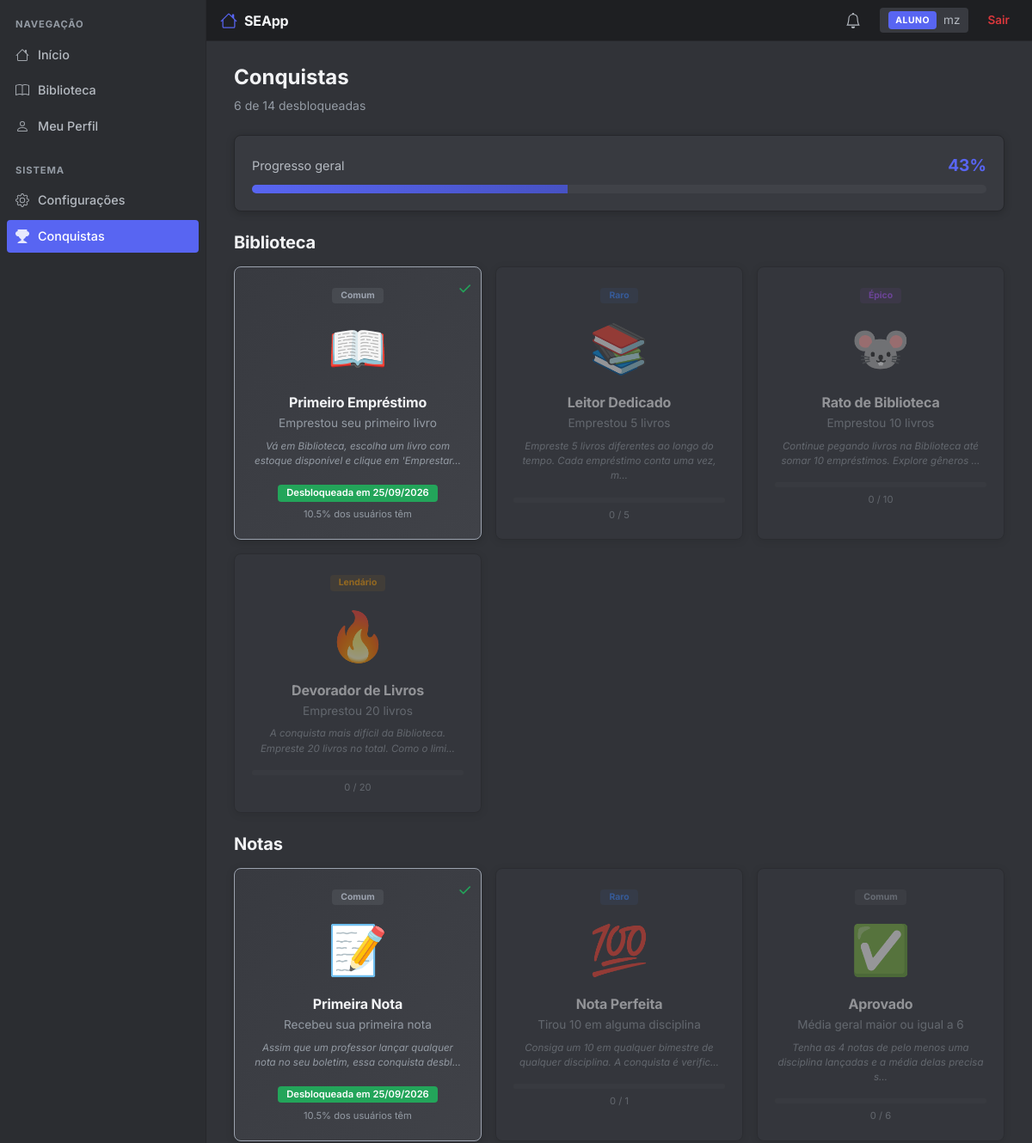
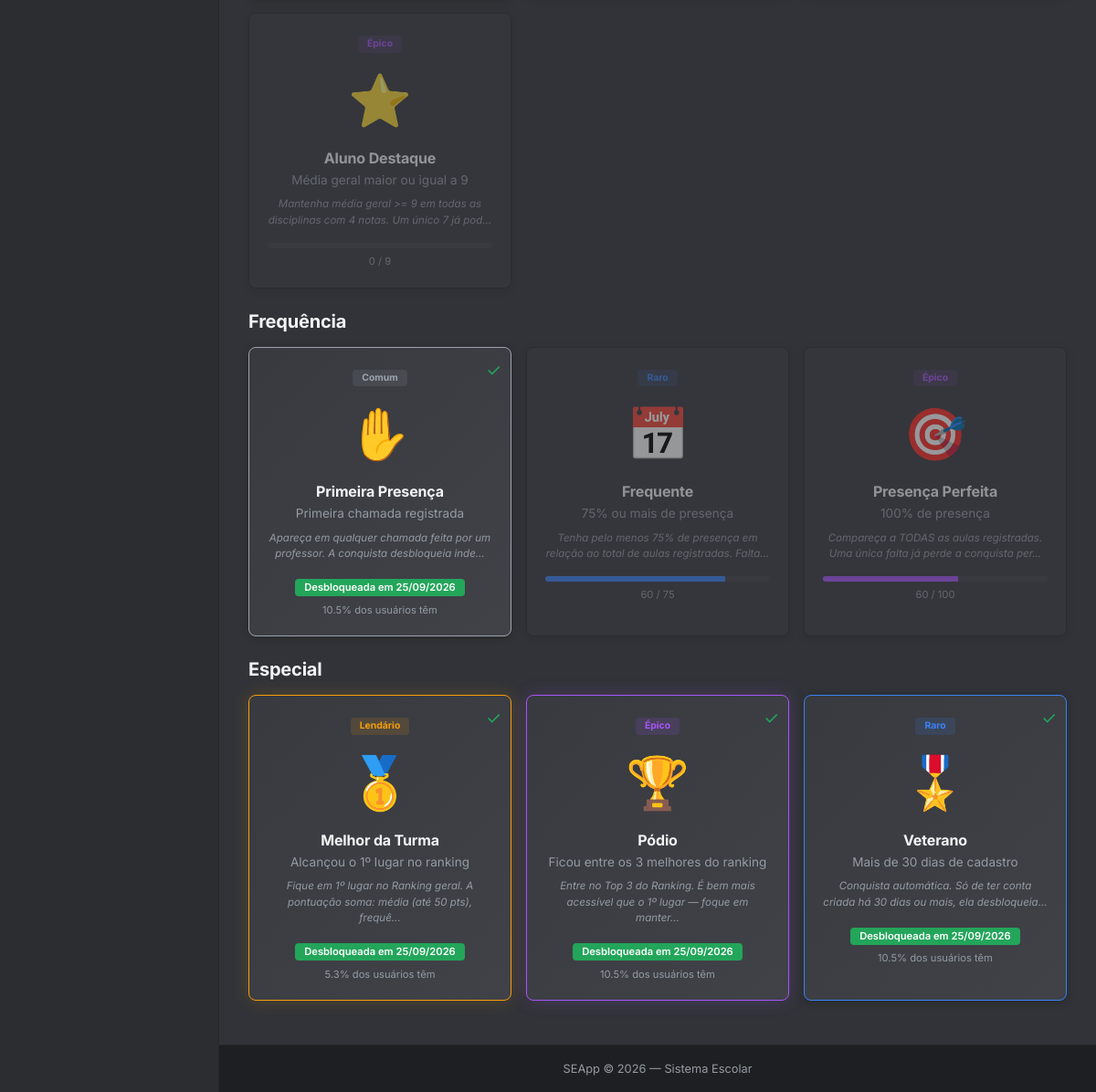
Page /conquistas (signed in) on the committed database (2 pictures, top to bottom).
### app/models/conquista.py (models this page shows, shortened)
class Conquista(db.Model):
    __tablename__ = 'conquistas'
    id = db.Column(db.Integer, primary_key=True)
    usuario_id = db.Column(db.Integer, db.ForeignKey('usuarios.id'), nullable=False)
    codigo = db.Column(db.String(50), nullable=False)
    desbloqueada_em = db.Column(db.DateTime, default=datetime.utcnow)
    usuario = db.relationship('Usuario', backref='conquistas', lazy=True)

### app/routes/conquistas.py (the view)
@conquistas_bp.route("/conquistas")
def index():
    if 'usuario_id' not in session:
        return redirect(url_for('auth.login'))
    usuario_id = session.get('usuario_id')
    tipo = get_usuario_tipo(usuario_id)
    if tipo not in ("aluno", "professor"):
        flash("Conquistas disponíveis apenas para alunos e professores.", "warning")
        return redirect(url_for('dashboard.index'))
    verificar_conquistas(usuario_id)
    aluno = Aluno.query.filter_by(usuario_id=usuario_id).first() if tipo == "aluno" else None
    professor = Professor.query.filter_by(usuario_id=usuario_id).first() if tipo == "professor" else None
    minhas = Conquista.query.filter_by(usuario_id=usuario_id).all()
    codigos_desbloqueados = {c.codigo: c.desbloqueada_em for c in minhas}
    total_usuarios = Usuario.query.count() or 1
    conquistas_do_publico = get_publico_conquistas(usuario_id)
    lista = []
    for codigo, info in conquistas_do_publico.items():
        desbloqueada = codigo in codigos_desbloqueados
        if info.get("secreta") and not desbloqueada:
            continue
        atual, meta = (0, info["meta"])
        if aluno:
            atual, meta = calcular_progresso_aluno(aluno, codigo)
        elif professor:
            atual, meta = calcular_progresso_professor(professor, codigo)
        qtd_tem = Conquista.query.filter_by(codigo=codigo).count()
        percentual_tem = round((qtd_tem / total_usuarios) * 100, 1)
        lista.append({
            "codigo": codigo,
            "nome": info["nome"],
            "descricao": info["descricao"],
            "detalhamento": info.get("detalhamento", ""),
            "icone": info["icone"],
            "categoria": info["categoria"],
            "raridade": info.get("raridade", "comum"),
            "raridade_info": RARIDADES.get(info.get("raridade", "comum"), RARIDADES["comum"]),
            "desbloqueada": desbloqueada,
            "data": codigos_desbloqueados.get(codigo),
            "progresso_atual": atual,
            "progresso_meta": meta,
            "progresso_percentual": round((atual / meta) * 100) if meta > 0 else 0,
            "percentual_usuarios": percentual_tem,
            "qtd_usuarios": qtd_tem,
        })
    categorias = {}
    for c in lista:
        categorias.setdefault(c["categoria"], []).append(c)
    total = len(lista)
    desbloqueadas = len([c for c in lista if c["desbloqueada"]])
    percentual = round((desbloqueadas / total) * 100) if total > 0 else 0
    return render_template(
        "conquistas/index.html",
        categorias=categorias,
        total=total,
        desbloqueadas=desbloqueadas,
        percentual=percentual,
        tipo=tipo,
    )

### app/routes/conquistas.py (called while the page is built)
def get_usuario_tipo(usuario_id):
    usuario = Usuario.query.get(usuario_id)
    if not usuario:
        return None
    if usuario.tipo == "professor":
        return "professor"
    if usuario.tipo == "aluno":
        return "aluno"
    return None

def get_publico_conquistas(usuario_id):
    tipo = get_usuario_tipo(usuario_id)
    if tipo == "professor":
        return get_conquistas_por_publico("professor")
    return get_conquistas_por_publico("aluno")

def desbloquear(usuario_id, codigo):
    if codigo not in CONQUISTAS:
        return False
    existente = Conquista.query.filter_by(usuario_id=usuario_id, codigo=codigo).first()
    if existente:
        return False
    nova = Conquista(usuario_id=usuario_id, codigo=codigo)
    db.session.add(nova)
    return True

def _aluno_contar_livros(aluno):
    if not aluno or not aluno.usuario:
        return 0
    return Livro.query.filter(
        Livro.emprestado_para.isnot(None),
        db.func.lower(Livro.emprestado_para) == (aluno.usuario.nome or "").lower()
    ).count()

def _aluno_media_geral(aluno):
    if not aluno or not aluno.notas:
        return 0
    notas = json.loads(aluno.notas) if isinstance(aluno.notas, str) else aluno.notas
    disciplinas = set(n["disciplina"] for n in notas if n.get("disciplina"))
    medias = []
    for d in disciplinas:
        notas_d = [n["nota"] for n in notas if n.get("disciplina") == d]
        if len(notas_d) == 4:
            medias.append(sum(notas_d) / 4)
    return round(sum(medias) / len(medias), 2) if medias else 0

def _aluno_percentual_presenca(aluno):
    if not aluno:
        return 0
    freq = Frequencia.query.filter_by(aluno_id=aluno.id).all()
    total = len(freq)
    if total == 0:
        return 0
    presentes = len([f for f in freq if f.status == "presente"])
    return round((presentes / total) * 100, 1)

def _aluno_posicao_ranking(aluno):
    todos = Aluno.query.all()
    ranking = [(a.id, calcular_pontos(a)) for a in todos]
    ranking = sorted(ranking, key=lambda x: x[1], reverse=True)
    return next((i for i, (aid, _) in enumerate(ranking, 1) if aid == aluno.id), 999)

def verificar_conquistas(usuario_id):
    tipo = get_usuario_tipo(usuario_id)
    if tipo == "aluno":
        return verificar_conquistas_aluno(usuario_id)
    if tipo == "professor":
        return verificar_conquistas_professor(usuario_id)
    return []

### app/utils_conquistas.py (called while the page is built)
def get_conquistas_por_publico(publico):
    return {k: v for k, v in CONQUISTAS.items() if v.get("publico") == publico}

### templates/conquistas/index.html (shortened to what this page needs)
{% extends 'base.html' %}
{% block content %}
<div class="page-title">Conquistas</div>
<div class="page-subtitle">{{ desbloqueadas }} de {{ total }} desbloqueadas</div>
<div class="card mb-4">
    <div class="card-body">
        <div class="d-flex justify-content-between align-items-center mb-2">
            <span style="color: var(--text-2); font-size: 0.9rem;">Progresso geral</span>
            <span style="color: var(--primary); font-weight: 700; font-size: 1.2rem;">{{ percentual }}%</span>
        </div>
        <div style="background: var(--surface-hover); border-radius: 10px; height: 10px; overflow: hidden;">
            <div style="width: {{ percentual }}%; height: 100%; background: linear-gradient(90deg, var(--primary), var(--primary-hover)); transition: width 0.5s;"></div>
        </div>
    </div>
</div>
{% for categoria, lista in categorias.items() %}
<div class="mb-4">
    <h5 class="fw-bold mb-3" style="color: var(--text);">{{ categoria }}</h5>
    <div class="row g-3">
        {% for c in lista %}
        <div class="col-md-6 col-lg-4">
            <a href="{{ url_for('conquistas.detalhe', codigo=c.codigo) }}" style="text-decoration: none;">
                <div class="card h-100" style="
                    {% if c.desbloqueada %}
                        border-color: {{ c.raridade_info.cor }} !important;
                        background: linear-gradient(135deg, var(--surface), var(--surface-hover));
                        {% if c.raridade_info.brilho %}
                            box-shadow: 0 0 20px {{ c.raridade_info.cor }}33;
                        {% endif %}
                    {% else %}
                        opacity: 0.5;
                    {% endif %}
                    transition: all 0.2s;
                ">
                    <div class="card-body text-center position-relative">
                        {% if c.desbloqueada %}
                        <div style="position: absolute; top: 10px; right: 10px; color: var(--success); font-size: 1.2rem;">✓</div>
                        {% endif %}
                        <span class="badge" style="background: {{ c.raridade_info.cor }}22; color: {{ c.raridade_info.cor }}; font-size: 0.65rem; font-weight: 700; margin-bottom: 10px;">
                            {{ c.raridade_info.label }}
                        </span>
                        <div style="font-size: 3.5rem; margin-bottom: 12px;">{{ c.icone }}</div>
                        <h6 class="fw-bold mb-1" style="color: var(--text);">{{ c.nome }}</h6>
                        <p class="mb-2" style="color: var(--text-3); font-size: 0.85rem;">{{ c.descricao }}</p>
                        {% if c.detalhamento %}
                        <p class="mb-3" style="color: var(--text-3); font-size: 0.72rem; font-style: italic;"
                           title="{{ c.detalhamento }}">
                            {{ c.detalhamento[:80] }}{% if c.detalhamento|length > 80 %}…{% endif %}
                        </p>
                        {% endif %}
                        {% if c.desbloqueada %}
                        <span class="badge bg-success" style="font-size: 0.7rem;">
                            Desbloqueada em {{ c.data.strftime('%d/%m/%Y') }}
                        </span>
                        <div style="color: var(--text-3); font-size: 0.7rem; margin-top: 6px;">
                            {{ c.percentual_usuarios }}% dos usuários têm
                        </div>
                        {% else %}
                        <div style="background: var(--surface-hover); border-radius: 10px; height: 6px; overflow: hidden; margin-bottom: 6px;">
                            <div style="width: {{ c.progresso_percentual }}%; height: 100%; background: {{ c.raridade_info.cor }}; transition: width 0.3s;"></div>
                        </div>
                        <div style="color: var(--text-3); font-size: 0.7rem;">
                            {{ c.progresso_atual }} / {{ c.progresso_meta }}
                        </div>
                        {% endif %}
                    </div>
                </div>
            </a>
        </div>
        {% endfor %}
    </div>
</div>
{% endfor %}
{% endblock %}

### static/css/style.css (style rules this page uses)
:root { --bg: #313338; --bg-sidebar: #2B2D31; --bg-nav: #1E1F22; --surface: #383A40; --surface-hover: #404248; --border: #26272B; --border-2: #4E5058; --text: #F2F3F5; --text-2: #B5BAC1; --text-3: #949BA4; --primary: #5865F2; --primary-hover: #4752C4; --success: #23A55A; --success-hover: #1E8F4C; --danger: #DA373C; --danger-hover: #A12828; --warning: #F0B232; --warning-hover: #D89E2A; --radius: 8px; --radius-sm: 4px; --shadow: 0 2px 10px rgba(0,0,0,0.2); --shadow-lg: 0 8px 24px rgba(0,0,0,0.4); }
* { margin: 0; padding: 0; box-sizing: border-box; }
html, body { height: 100%; background: var(--bg); }
body { background: var(--bg); color: var(--text); font-family: "Inter", -apple-system, BlinkMacSystemFont, "Segoe UI", Roboto, sans-serif; font-size: 15px; line-height: 1.5; min-height: 100vh; display: flex; flex-direction: column; -webkit-font-smoothing: antialiased; }
h1, h2, h3, h4, h5, h6 { color: var(--text); font-weight: 700; letter-spacing: -0.01em; }
p { color: var(--text-2); }
a { text-decoration: none; color: var(--primary); transition: color 0.15s; }
.page-title { font-size: 1.5rem; font-weight: 700; color: var(--text); margin-bottom: 4px; }
.page-subtitle { color: var(--text-3); font-size: 0.875rem; margin-bottom: 24px; }
.card { background: var(--surface); border: 1px solid var(--border); border-radius: var(--radius); box-shadow: var(--shadow); }
.card-body { padding: 20px; }
.badge { font-size: 0.72rem; font-weight: 600; padding: 4px 10px; border-radius: 4px; }
.bg-success { background: var(--success) !important; color: white !important; }
.row.g-3 { --bs-gutter-x: 1rem; --bs-gutter-y: 1rem; }
a, button { -webkit-tap-highlight-color: transparent; }

### rows in the picture
Conquista: data "25/09/2026"
Conquista: data "25/09/2026"
Conquista: data "25/09/2026"
Conquista: data "25/09/2026"
Conquista: data "25/09/2026"
Conquista: data "25/09/2026"

### other values in the picture
{{ session.get("tipo", "").upper() }} "ALUNO"
{{ session["usuario"] }} "mz"
{{ desbloqueadas }} "6"
{{ total }} "14"
{{ percentual }} "43"
{{ categoria }} "Biblioteca" "Notas" "Frequência" "Especial"
{{ c.raridade_info.label }} "Comum" "Raro" "Épico" "Lendário" "Comum" "Raro" "Comum" "Épico" "Comum" "Raro" "Épico" "Lendário" "Épico" "Raro"
{{ c.icone }} "📖" "📚" "🐭" "🔥" "📝" "💯" "✅" "⭐" "✋" "📅" "🎯" "🥇" "🏆" "🎖️"
{{ c.nome }} "Primeiro Empréstimo" "Leitor Dedicado" "Rato de Biblioteca" "Devorador de Livros" "Primeira Nota" "Nota Perfeita" "Aprovado" "Aluno Destaque" "Primeira Presença" "Frequente" "Presença Perfeita" "Melhor da Turma" "Pódio" "Veterano"
{{ c.descricao }} "Emprestou seu primeiro livro" "Emprestou 5 livros" "Emprestou 10 livros" "Emprestou 20 livros" "Recebeu sua primeira nota" "Tirou 10 em alguma disciplina" "Média geral maior ou igual a 6" "Média geral maior ou igual a 9" "Primeira chamada registrada" "75% ou mais de presença" "100% de presença" "Alcançou o 1º lugar no ranking" "Ficou entre os 3 melhores do ranking" "Mais de 30 dias de cadastro"
{{ c.detalhamento[:80] }} "Vá em Biblioteca, escolha um livro com estoque disponível e clique em 'Emprestar" "Empreste 5 livros diferentes ao longo do tempo. Cada empréstimo conta uma vez, m" "Continue pegando livros na Biblioteca até somar 10 empréstimos. Explore gêneros" "A conquista mais difícil da Biblioteca. Empreste 20 livros no total. Como o limi" "Assim que um professor lançar qualquer nota no seu boletim, essa conquista desbl" "Consiga um 10 em qualquer bimestre de qualquer disciplina. A conquista é verific" "Tenha as 4 notas de pelo menos uma disciplina lançadas e a média delas precisa s" "Mantenha média geral >= 9 em todas as disciplinas com 4 notas. Um único 7 já pod" "Apareça em qualquer chamada feita por um professor. A conquista desbloqueia inde" "Tenha pelo menos 75% de presença em relação ao total de aulas registradas. Falta" "Compareça a TODAS as aulas registradas. Uma única falta já perde a conquista per" "Fique em 1º lugar no Ranking geral. A pontuação soma: média (até 50 pts), frequê" "Entre no Top 3 do Ranking. É bem mais acessível que o 1º lugar — foque em manter" "Conquista automática. Só de ter conta criada há 30 dias ou mais, ela desbloqueia"
{{ c.percentual_usuarios }} "10.5" "10.5" "10.5" "5.3" "10.5" "10.5"
{{ c.progresso_atual }} "0" "0" "0" "0" "0" "0" "60" "60"
{{ c.progresso_meta }} "5" "10" "20" "1" "6" "9" "75" "100"
